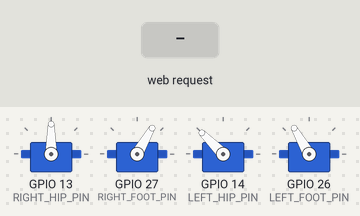
Bench run of a sketch on a simulated ESP32. Parts: 4 × servo. The test bench sets the inputs (shaded band). WiFi joins after 1.5 s; servers stay silent unless stated; what the sketch prints to the serial monitor is not drawn.

Above: at 1.5 s.
1.6 s: HTTP request GET /backward received
4.6 s: HTTP request GET /turnright received
At 4.83 s:
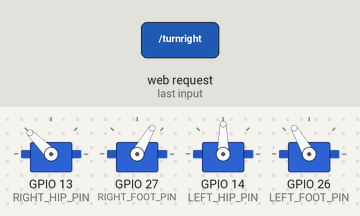
7.6 s: HTTP request GET /dance received
At 10.34 s:
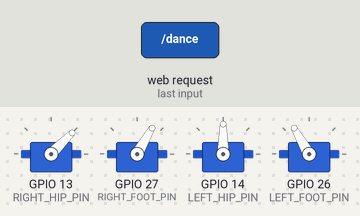
10.6 s: HTTP request GET /forward received
At 12.63 s:
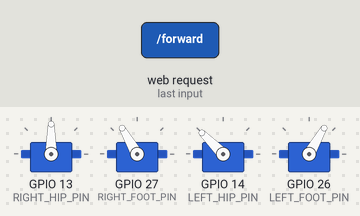
13.6 s: HTTP request GET /stop received
15.3 s: HTTP request GET /turnleft received
At 15.98 s:
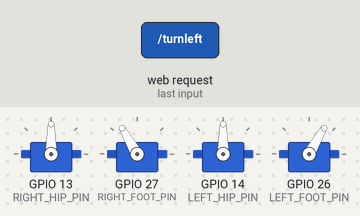
Timing chart, 0 to 65.8 s (numbered marks = the images above; inputs shaded):
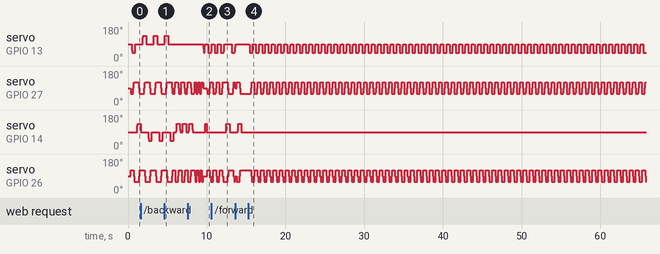

The sketch:

mini_dance_robo.ino
```cpp
#include <ESP32Servo.h>
#include <WiFi.h>
#include <WebServer.h>

const char* AP_SSID     = "mini dancing robot";
const char* AP_PASSWORD = "87654321";   // must be >= 8 characters

WebServer server(80);

Servo rightHip;
Servo rightFoot;
Servo leftHip;
Servo leftFoot;

#define RIGHT_HIP_PIN   13
#define RIGHT_FOOT_PIN  27
#define LEFT_HIP_PIN    14
#define LEFT_FOOT_PIN   26

// Fixed geometry (no longer web-adjustable). If the robot needs
// re-calibrating, edit these constants and re-upload.
const int RH_CENTER = 90;
const int LH_CENTER = 90;
const int RF_CENTER = 90;
const int LF_CENTER = 90;

const int RH_INVERT = -1;
const int LH_INVERT = 1;
const int RF_INVERT = -1;
const int LF_INVERT = 1;

const int HIP_SWING = 45;
const int FOOT_TILT = 30;

// ===== SPEED =====
// 1 = Slow & Stable, 2 = Medium, 3 = Fast
int SPEED_LEVEL = 1;

int servoDelay, servoStep, liftPauseMs, leanPauseMs;

//======================================================
// Mode â€” what the robot is currently doing, driven by web requests.
// Declared here near the top (before any function) so that Arduino's
// auto-generated function prototypes, which get inserted above this
// point otherwise, can see the type. Keep this above all functions.
//======================================================
enum Mode { MODE_STOP, MODE_FORWARD, MODE_BACKWARD, MODE_TURN_LEFT, MODE_TURN_RIGHT, MODE_DANCE };
volatile Mode mode = MODE_FORWARD;   // starts walking immediately on boot

const char* modeName(Mode m)
{
  switch (m) {
    case MODE_FORWARD:    return "Forward";
    case MODE_BACKWARD:   return "Backward";
    case MODE_TURN_LEFT:  return "Turning Left";
    case MODE_TURN_RIGHT: return "Turning Right";
    case MODE_DANCE:      return "Dancing";
    default:               return "Stopped";
  }
}

void applySpeed(int level)
{
  SPEED_LEVEL = level;
  switch (level) {
    case 1:
      servoDelay  = 3; servoStep = 4; liftPauseMs = 150; leanPauseMs = 120;
      break;
    case 2:
      servoDelay  = 2; servoStep = 6; liftPauseMs = 90;  leanPauseMs = 70;
      break;
    case 3:
    default:
      servoDelay  = 1; servoStep = 9; liftPauseMs = 55;  leanPauseMs = 40;
      break;
  }
}

// Derived angles (fixed now that calibration trims are gone)
int RH_FWD, RH_BACK;
int LH_FWD, LH_BACK;
int RF_UP, RF_DOWN;
int LF_UP, LF_DOWN;

void recalcAngles() {
  RH_FWD  = RH_CENTER + HIP_SWING * RH_INVERT;
  RH_BACK = RH_CENTER - HIP_SWING * RH_INVERT;

  LH_FWD  = LH_CENTER + HIP_SWING * LH_INVERT;
  LH_BACK = LH_CENTER - HIP_SWING * LH_INVERT;

  RF_DOWN = RF_CENTER;
  RF_UP   = RF_CENTER + FOOT_TILT * RF_INVERT;

  LF_DOWN = LF_CENTER;
  LF_UP   = LF_CENTER + FOOT_TILT * LF_INVERT;
}

// Tracked current angles
int curRH, curLH, curRF, curLF;

void smartDelay(unsigned long ms)
{
  unsigned long start = millis();
  do {
    server.handleClient();
  } while (millis() - start < ms);
}

// Smooth servo movement that updates tracked state
void moveServo(Servo &servo, int &currentAngle, int endAngle)
{
  if (currentAngle == endAngle) {
    servo.write(endAngle);
    return;
  }
  if (currentAngle < endAngle) {
    for (int i = currentAngle; i <= endAngle; i += servoStep) {
      servo.write(i);
      smartDelay(servoDelay);
    }
  } else {
    for (int i = currentAngle; i >= endAngle; i -= servoStep) {
      servo.write(i);
      smartDelay(servoDelay);
    }
  }
  servo.write(endAngle);
  currentAngle = endAngle;
}

// Stand Position
void stand()
{
  curRH = RH_CENTER;
  curLH = LH_CENTER;
  curRF = RF_DOWN;
  curLF = LF_DOWN;

  rightHip.write(curRH);
  leftHip.write(curLH);
  rightFoot.write(curRF);
  leftFoot.write(curLF);

  smartDelay(300);
}

void leanLeft()
{
  moveServo(rightFoot, curRF, RF_UP);
  moveServo(leftFoot,  curLF, LF_UP);
  smartDelay(leanPauseMs);
}

void leanRight()
{
  moveServo(rightFoot, curRF, RF_DOWN - FOOT_TILT * RF_INVERT);
  moveServo(leftFoot,  curLF, LF_DOWN - FOOT_TILT * LF_INVERT);
  smartDelay(leanPauseMs);
}

void feetLevel()
{
  moveServo(rightFoot, curRF, RF_DOWN);
  moveServo(leftFoot,  curLF, LF_DOWN);
}

//======================================================
// FORWARD stepping
//======================================================
void rightStep()
{
  leanLeft();
  moveServo(rightHip, curRH, RH_FWD);
  smartDelay(liftPauseMs);

  feetLevel();
  smartDelay(20);

  leanRight();
  moveServo(rightHip, curRH, RH_CENTER);
  smartDelay(leanPauseMs);
}

void leftStep()
{
  leanRight();
  moveServo(leftHip, curLH, LH_FWD);
  smartDelay(liftPauseMs);

  feetLevel();
  smartDelay(20);

  leanLeft();
  moveServo(leftHip, curLH, LH_CENTER);
  smartDelay(leanPauseMs);
}

//======================================================
// BACKWARD stepping (mirror of forward: hip swings the other way)
//======================================================
void rightStepBack()
{
  leanLeft();
  moveServo(rightHip, curRH, RH_BACK);
  smartDelay(liftPauseMs);

  feetLevel();
  smartDelay(20);

  leanRight();
  moveServo(rightHip, curRH, RH_CENTER);
  smartDelay(leanPauseMs);
}

void leftStepBack()
{
  leanRight();
  moveServo(leftHip, curLH, LH_BACK);
  smartDelay(liftPauseMs);

  feetLevel();
  smartDelay(20);

  leanLeft();
  moveServo(leftHip, curLH, LH_CENTER);
  smartDelay(leanPauseMs);
}

//======================================================
// TURNING ("side moves") â€” only one leg steps forward at a time,
// which pivots the body toward the side that stays planted.
//======================================================
void turnLeftStep()   // only the RIGHT leg steps -> body pivots left
{
  leanLeft();
  moveServo(rightHip, curRH, RH_FWD);
  smartDelay(liftPauseMs);

  feetLevel();
  smartDelay(20);

  leanRight();
  moveServo(rightHip, curRH, RH_CENTER);
  smartDelay(leanPauseMs);
}

void turnRightStep()  // only the LEFT leg steps -> body pivots right
{
  leanRight();
  moveServo(leftHip, curLH, LH_FWD);
  smartDelay(liftPauseMs);

  feetLevel();
  smartDelay(20);

  leanLeft();
  moveServo(leftHip, curLH, LH_CENTER);
  smartDelay(leanPauseMs);
}

//======================================================
// DANCE â cycles through a few canned moves each time it's called
//======================================================
int danceMoveIndex = 0;

void danceShimmy()
{
  for (int i = 0; i < 3; i++) { leanLeft(); leanRight(); }
  feetLevel();
}

void danceKick()
{
  moveServo(rightHip, curRH, RH_FWD);
  smartDelay(150);
  moveServo(rightHip, curRH, RH_CENTER);
  moveServo(leftHip, curLH, LH_FWD);
  smartDelay(150);
  moveServo(leftHip, curLH, LH_CENTER);
}

void danceSpin()
{
  turnLeftStep();
  turnLeftStep();
}

void danceBounce()
{
  leanLeft(); leanRight(); leanLeft(); leanRight();
}

void danceStep()
{
  switch (danceMoveIndex % 4) {
    case 0: danceShimmy(); break;
    case 1: danceKick();   break;
    case 2: danceSpin();   break;
    case 3: danceBounce(); break;
  }
  danceMoveIndex++;
}

//======================================================
// Web page (no calibration section)
//======================================================
const char PAGE_HTML[] PROGMEM = R"HTML(
<!DOCTYPE html>
<html>
<head>
<meta name="viewport" content="width=device-width, initial-scale=1">
<title>Robot Control</title>
<style>
  body { font-family: sans-serif; background:#111; color:#eee; text-align:center; margin:0; padding:16px; }
  h2 { margin-top: 0; }
  .row { display:flex; justify-content:center; gap:10px; flex-wrap:wrap; margin:12px 0; }
  button { font-size:18px; padding:14px 22px; border:none; border-radius:10px; background:#2a2a2a; color:#eee; }
  button:active { background:#444; }
  .big { background:#2e7d32; }
  .stop { background:#b71c1c; }
  .dance { background:#6a1b9a; }
  .turn { background:#ef6c00; }
  .modeBtn.active { background:#1565c0; }
  .speedBtn.active { background:#1565c0; }
  #status { margin-top:14px; font-size:14px; color:#9aa; }
</style>
</head>
<body>
<h2>Spider Robot</h2>

<div class="row">
  <button class="big modeBtn" id="m_forward" onclick="setMode('/forward')">Forward</button>
  <button class="turn modeBtn" id="m_back" onclick="setMode('/backward')">Backward</button>
</div>

<div class="row">
  <button class="turn modeBtn" id="m_turnleft" onclick="setMode('/turnleft')">Turn Left</button>
  <button class="turn modeBtn" id="m_turnright" onclick="setMode('/turnright')">Turn Right</button>
</div>

<div class="row">
  <button class="dance modeBtn" id="m_dance" onclick="setMode('/dance')">Dance</button>
  <button class="stop modeBtn" id="m_stop" onclick="setMode('/stop')">Stop</button>
</div>

<div class="row">
  <button class="speedBtn" id="s1" onclick="setSpeed(1)">Slow</button>
  <button class="speedBtn" id="s2" onclick="setSpeed(2)">Medium</button>
  <button class="speedBtn" id="s3" onclick="setSpeed(3)">Fast</button>
</div>

<div id="status">loading...</div>

<script>
function setMode(path) {
  fetch(path).then(refreshStatus);
}

function setSpeed(level) {
  fetch(`/speed?level=${level}`).then(refreshStatus);
}

const modeButtonMap = {
  'Forward': 'm_forward',
  'Backward': 'm_back',
  'Turning Left': 'm_turnleft',
  'Turning Right': 'm_turnright',
  'Dancing': 'm_dance',
  'Stopped': 'm_stop'
};

function refreshStatus() {
  fetch('/status').then(r => r.json()).then(d => {
    document.getElementById('status').innerText =
      d.mode + ' | Speed ' + d.SPEED_LEVEL;

    Object.values(modeButtonMap).forEach(id => {
      document.getElementById(id).classList.remove('active');
    });
    const activeId = modeButtonMap[d.mode];
    if (activeId) document.getElementById(activeId).classList.add('active');

    [1,2,3].forEach(n => {
      document.getElementById('s'+n).classList.toggle('active', d.SPEED_LEVEL == n);
    });
  });
}

refreshStatus();
setInterval(refreshStatus, 2000);
</script>
</body>
</html>
)HTML";

//======================================================
// Route handlers
//======================================================
void handleRoot()
{
  // Copy the PROGMEM page into a regular String and send it with a normal
  // send() call. send_P() on a large PROGMEM buffer can truncate the
  // response on some versions of the ESP32 WebServer library, which shows
  // up in the browser as a blank or broken-looking page.
  String page = FPSTR(PAGE_HTML);
  server.setContentLength(page.length());
  server.send(200, "text/html", page);
}

void handleNotFound()
{
  server.send(404, "text/plain", "Not found");
}

void handleForward()
{
  mode = MODE_FORWARD;
  server.send(200, "text/plain", "OK");
}

void handleBackward()
{
  mode = MODE_BACKWARD;
  server.send(200, "text/plain", "OK");
}

void handleTurnLeft()
{
  mode = MODE_TURN_LEFT;
  server.send(200, "text/plain", "OK");
}

void handleTurnRight()
{
  mode = MODE_TURN_RIGHT;
  server.send(200, "text/plain", "OK");
}

void handleDance()
{
  mode = MODE_DANCE;
  server.send(200, "text/plain", "OK");
}

void handleStop()
{
  mode = MODE_STOP;
  feetLevel();
  server.send(200, "text/plain", "OK");
}

void handleStand()
{
  mode = MODE_STOP;
  stand();
  server.send(200, "text/plain", "OK");
}

void handleSpeed()
{
  if (server.hasArg("level")) {
    int lvl = server.arg("level").toInt();
    if (lvl >= 1 && lvl <= 3) applySpeed(lvl);
  }
  server.send(200, "text/plain", "OK");
}

void handleStatus()
{
  String json = "{";
  json += "\"mode\":\"" + String(modeName(mode)) + "\",";
  json += "\"SPEED_LEVEL\":" + String(SPEED_LEVEL);
  json += "}";
  server.send(200, "application/json", json);
}

//--------------------------------------------------
// Setup
//--------------------------------------------------
void setup()
{
  Serial.begin(115200);

  applySpeed(SPEED_LEVEL);
  recalcAngles();

  rightHip.setPeriodHertz(50);
  rightFoot.setPeriodHertz(50);
  leftHip.setPeriodHertz(50);
  leftFoot.setPeriodHertz(50);

  rightHip.attach(RIGHT_HIP_PIN, 500, 2400);
  rightFoot.attach(RIGHT_FOOT_PIN, 500, 2400);
  leftHip.attach(LEFT_HIP_PIN, 500, 2400);
  leftFoot.attach(LEFT_FOOT_PIN, 500, 2400);

  stand();

  WiFi.softAP(AP_SSID, AP_PASSWORD);
  Serial.print("AP started. Connect to WiFi: ");
  Serial.println(AP_SSID);
  Serial.print("Then open http://");
  Serial.println(WiFi.softAPIP());

  server.on("/", handleRoot);
  server.on("/forward", handleForward);
  server.on("/backward", handleBackward);
  server.on("/turnleft", handleTurnLeft);
  server.on("/turnright", handleTurnRight);
  server.on("/dance", handleDance);
  server.on("/stop", handleStop);
  server.on("/stand", handleStand);
  server.on("/speed", handleSpeed);
  server.on("/status", handleStatus);
  server.onNotFound(handleNotFound);
  server.begin();

  Serial.println("Robot web server ready. Walking forward continuously.");
}

void loop()
{
  server.handleClient();

  switch (mode) {
    case MODE_FORWARD:
      rightStep();
      leftStep();
      break;
    case MODE_BACKWARD:
      rightStepBack();
      leftStepBack();
      break;
    case MODE_TURN_LEFT:
      turnLeftStep();
      break;
    case MODE_TURN_RIGHT:
      turnRightStep();
      break;
    case MODE_DANCE:
      danceStep();
      break;
    default:
      break;
  }
}
```

Measured:
- after the input at 4.6 s, servo on GPIO 13 (RIGHT_HIP_PIN): goes on until 5.1 s, then stays 90°
- after the input at 7.6 s, servo on GPIO 13 (RIGHT_HIP_PIN): 90° → 45° after 2.0 s, → 90° 0.17 s later, → 45° 0.43 s later
- after the input at 10.6 s, servo on GPIO 14 (LEFT_HIP_PIN): 90° → 135° after 1.9 s, → 90° 0.42 s later
- after the input at 15.3 s, servo on GPIO 13 (RIGHT_HIP_PIN): 90° → 86° after 0.12 s, then repeats every 0.79 s: 58° 0.01 s, 45° 0.39 s, 49° 0.02 s, 77° 0.01 s, 90° 0.34 s, 86° 0.02 s; servo on GPIO 27 (RIGHT_FOOT_PIN): 60° → 64° after 0.31 s, then repeats every 0.79 s: 90° 0.07 s, 118° 0.02 s, 120° 0.28 s, 116° 0.02 s, 88° 0.02 s, 60° 0.36 s, 64° 0.02 s
